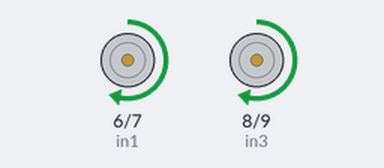
This sketch was run on a simulated Arduino Uno, built with avr-gcc and run on an emulated ATmega328P. Parts: motor-driver pin pairs drawn as motors (green arrow = first pin HIGH = forward, orange = second pin HIGH = backward, longer = more drive, scaled by the enable pin).

Above: at 0.1 s.
At 4.1 s:
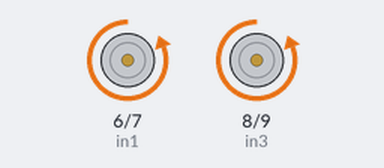
At 12.1 s:
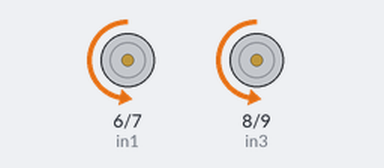
At 14.1 s:
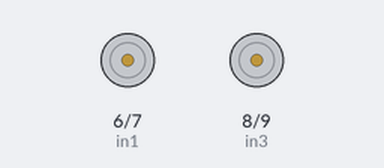
Timing chart, 0 to 15.6 s (numbered marks = the images above):
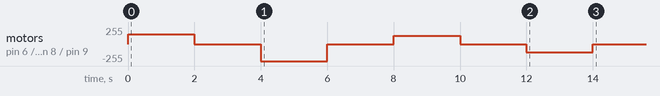

The sketch:

sketch_jul27c.ino
```cpp
//MOTOR1 PINS
int ena = 5;
int in1 = 6;
int in2 = 7;
int in3 = 8;
int in4 = 9;
int enb = 10;

void setup() {

  pinMode(ena, OUTPUT);
  pinMode(in1, OUTPUT);
  pinMode(in2, OUTPUT);
  pinMode(enb, OUTPUT);
  pinMode(in3, OUTPUT);
  pinMode(in4, OUTPUT);

  //MOTOR_A CLOCKWISE MAX SPEED
  digitalWrite(in1,HIGH);
  digitalWrite(in2,LOW);
  analogWrite(ena, 150);

  //MOTOR_B CLOCKWISE MAX SPEED
  digitalWrite(in3,HIGH);
  digitalWrite(in4,LOW);
  analogWrite(enb, 150);
  delay(2000);

  //STOP
  digitalWrite(in1,LOW);
  digitalWrite(in2,LOW);
  digitalWrite(in3,LOW);
  digitalWrite(in4,LOW);
  delay(2000);

  //MOTOR_A COUNTERCLOCKWISE MAX SPEED
  digitalWrite(in1,LOW);
  digitalWrite(in2,HIGH);
  analogWrite(ena, 255);

  //MOTOR_B COUNTERCLOCKWISE MAX SPEED
  digitalWrite(in3,LOW);
  digitalWrite(in4,HIGH);
  analogWrite(enb, 255);

  delay(2000);

  //STOP
  digitalWrite(in1,LOW);
  digitalWrite(in2,LOW);
  digitalWrite(in3,LOW);
  digitalWrite(in4,LOW);
  delay(2000);


  //MOTOR_A CLOCKWISE HALF SPEED
  digitalWrite(in1,HIGH);
  digitalWrite(in2,LOW);
  analogWrite(ena, 127);

  //MOTOR_B CLOCKWISE HALF SPEED
  digitalWrite(in3,HIGH);
  digitalWrite(in4,LOW);
  analogWrite(enb, 127);
  delay(2000);

  //STOP
  digitalWrite(in1,LOW);
  digitalWrite(in2,LOW);
  digitalWrite(in3,LOW);
  digitalWrite(in4,LOW);
  delay(2000);

  //MOTOR_A COUNTERCLOCKWISE MAX SPEED
  digitalWrite(in1,LOW);
  digitalWrite(in2,HIGH);
  analogWrite(ena, 127);

  //MOTOR_B COUNTERCLOCKWISE MAX SPEED
  digitalWrite(in3,LOW);
  digitalWrite(in4,HIGH);
  analogWrite(enb, 127);
  delay(2000);

  //STOP
  digitalWrite(in1,LOW);
  digitalWrite(in2,LOW);
  digitalWrite(in3,LOW);
  digitalWrite(in4,LOW);
  delay(2000);
}

void loop() {


}
```
